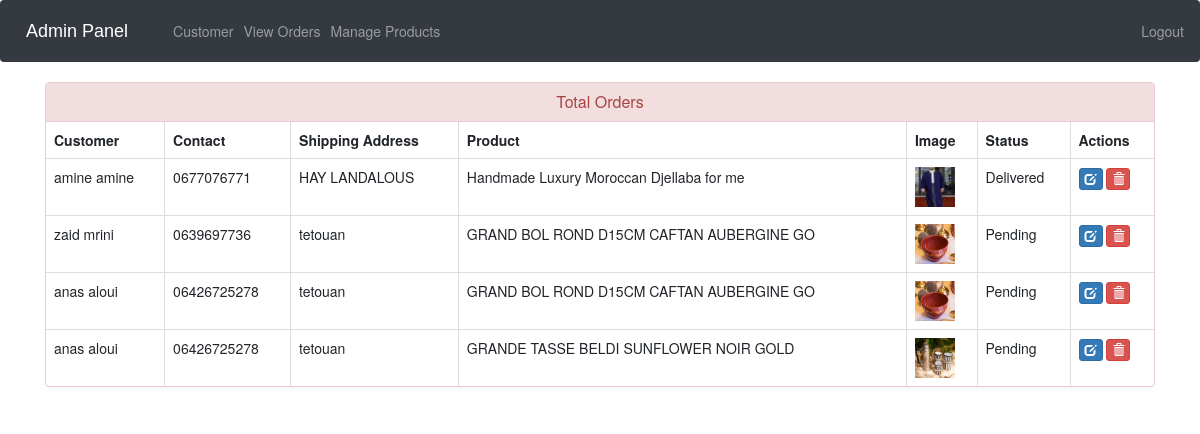
The page /admin-view-booking (signed in) on the database its author committed.
### ecom/models.py (models this page shows, shortened)
class Customer(models.Model):
    user=models.OneToOneField(User,on_delete=models.CASCADE)
    profile_pic= models.ImageField(upload_to='profile_pic/CustomerProfilePic/',null=True,blank=True)
    address = models.CharField(max_length=40)
    mobile = models.CharField(max_length=20,null=False)
    @property
    def get_name(self):
        return self.user.first_name+" "+self.user.last_name

class Orders(models.Model):
    STATUS =(
        ('Pending','Pending'),
        ('Order Confirmed','Order Confirmed'),
        ('Out for Delivery','Out for Delivery'),
        ('Delivered','Delivered'),
    )
    customer=models.ForeignKey('Customer', on_delete=models.CASCADE,null=True)
    product=models.ForeignKey('Product',on_delete=models.CASCADE,null=True)
    email = models.CharField(max_length=50,null=True)
    address = models.CharField(max_length=500,null=True)
    mobile = models.CharField(max_length=20,null=True)
    order_date= models.DateField(auto_now_add=True,null=True)
    status=models.CharField(max_length=50,null=True,choices=STATUS)

class Product(models.Model):
    name=models.CharField(max_length=40)
    product_image= models.ImageField(upload_to='product_image/',null=True,blank=True)
    price = models.PositiveIntegerField()
    description=models.CharField(max_length=40)

### ecom/views.py (the view)
# urls.py: path('admin-view-booking', views.admin_view_booking_view,name='admin-view-booking'),
@login_required(login_url='adminlogin')
def admin_view_booking_view(request):
    orders=models.Orders.objects.all()
    ordered_products=[]
    ordered_bys=[]
    for order in orders:
        ordered_product=models.Product.objects.all().filter(id=order.product.id)
        ordered_by=models.Customer.objects.all().filter(id = order.customer.id)
        ordered_products.append(ordered_product)
        ordered_bys.append(ordered_by)
    return render(request,'ecom/admin_view_booking.html',{'data':zip(ordered_products,ordered_bys,orders)})

### templates/ecom/admin_view_booking.html (shortened to what this page needs)
{% extends 'ecom/admin_base.html' %}
{% load static %}
{% block content %}
<head>
  <link href="//netdna.bootstrapcdn.com/bootstrap/3.0.0/css/bootstrap.min.css" rel="stylesheet" id="bootstrap-css">
</head>
<div class="container">
  <div class="panel panel-danger">
    <div class="panel-heading">
      <h6 class="panel-title">Total Orders</h6>
    </div>
    <table class="table table-hover table-bordered" id="dev-table">
      <thead>
        <tr>
          <th>Customer</th>
          <th>Contact</th>
          <th>Shipping Address</th>
          <th>Product</th>
          <th>Image</th>
          <th>Status</th>
          <th>Actions</th>
        </tr>
      </thead>
      {% for product,customer,order in data %}
      <tr>
        {% for c in customer %}
        <td> {{c.get_name}}</td>
        <td>{{c.mobile}}</td>
        <td>{{order.address}}</td>
        {% endfor %}
        {% for p in product %}
        <td> {{p.name}}</td>
        <td> <img src="{% static p.product_image.url %}" alt="Profile Pic" height="40px" width="40px" /></td>
        <td>{{order.status}}</td>
        <td><a class="btn btn-primary btn-xs" href="{% url 'update-order' order.id  %}"><span class="glyphicon glyphicon-edit"></span></a>
        <a class="btn btn-danger btn-xs" href="{% url 'delete-order' order.id  %}"><span class="glyphicon glyphicon-trash"></span></a></td>
        {% endfor %}
      </tr>
      {% endfor %}
    </table>
  </div>
</div>
{% endblock content %}

### templates/ecom/admin_view_booking.html (style rules this page uses)
a:link { text-decoration: none; }
h6 { text-align: center; }

### rows shown on the page
Orders: address "HAY LANDALOUS", status "Delivered"
Customer: get_name "amine amine", mobile "0677076771"
Product: name "Handmade Luxury Moroccan Djellaba for me", product_image (picture)
Orders: address "tetouan", status "Pending"
Customer: get_name "zaid mrini", mobile "0639697736"
Product: name "GRAND BOL ROND D15CM CAFTAN AUBERGINE GO", product_image (picture)
Orders: address "tetouan", status "Pending"
Customer: get_name "anas aloui", mobile "06426725278"
Orders: address "tetouan", status "Pending"
Product: name "GRANDE TASSE BELDI SUNFLOWER NOIR GOLD", product_image (picture)
